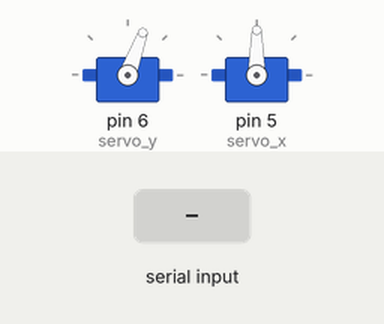
The sketch below on a simulated Arduino Uno, built with avr-gcc and run on an emulated ATmega328P. Shown: 2 × servo. Inputs (shaded band) come from the test bench.

Above: at 1.2 s.
1.3 s: "90,45\n" received over Serial
At 2.2 s:
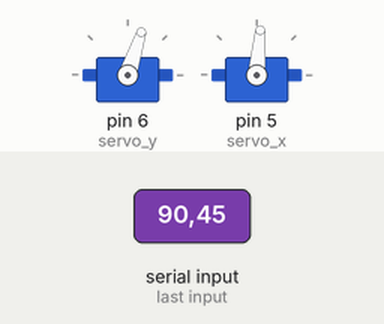
2.8 s: "200\n" received over Serial
At 3.3 s:
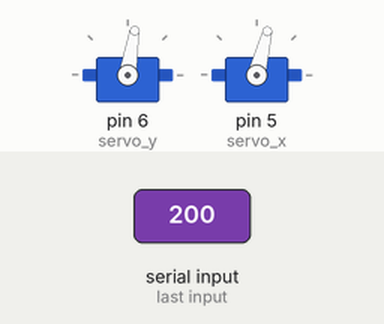
Timing chart, 0 to 5.8 s (numbered marks = the images above; inputs shaded):
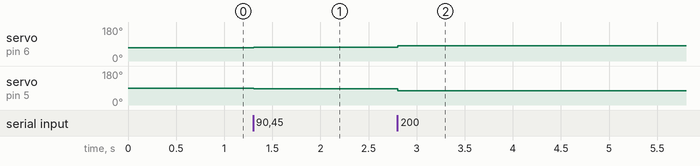

Measured:
- after the input at 1.3 s, servo on pin 6 (servo_y): 70° → 72° at once; servo on pin 5 (servo_x): 90° → 85° at once
- after the input at 2.8 s, servo on pin 6 (servo_y): 72° → 81° at once; servo on pin 5 (servo_x): 85° → 76° at once

The sketch:

Face_Follower.ino
```cpp
#include <Servo.h>

Servo servo_y;
Servo servo_x;

float x_pos = 90;
float y_pos = 70;

float value = 4.0;

float K = 0.048;

float last_error_x;
float last_error_y;

void setup() {
  Serial.begin(9600);

  servo_y.attach(6);
  servo_x.attach(5);

  servo_x.write(x_pos);
  servo_y.write(y_pos);
}

void loop() {
  if (Serial.available()){
    String data = Serial.readStringUntil('\n');
    int commaIndex = data.indexOf(',');

    String part1 = data.substring(0, commaIndex);
    String part2 = data.substring(commaIndex + 1);

    float error_x = part1.toFloat();
    float error_y = part2.toFloat();

    if (abs(error_x) > value || abs(error_y) > value){
      x_pos -= (K * error_x);
      x_pos = constrain(x_pos, 0, 180);
      servo_x.write(x_pos);

      y_pos += (K * error_y);
      y_pos = constrain(y_pos, 0, 120);
      servo_y.write(y_pos);
    }
  }
}
```
